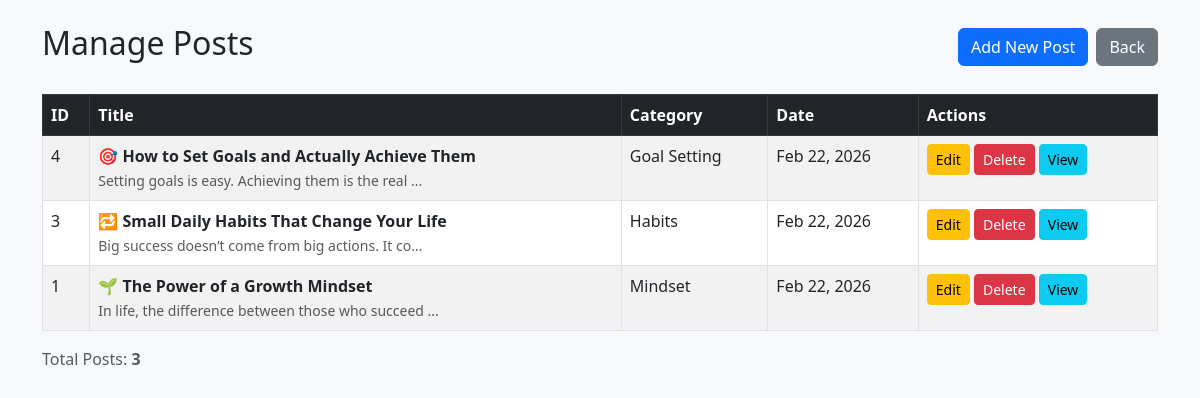
/admin/manage_posts.php, run on the app's committed database.
### tables this page shows
CREATE TABLE `posts` (
  `id` int(11) NOT NULL,
  `title` varchar(255) DEFAULT NULL,
  `content` text DEFAULT NULL,
  `image` varchar(255) DEFAULT NULL,
  `category_id` int(11) DEFAULT NULL,
  `created_at` timestamp NOT NULL DEFAULT current_timestamp()
);

CREATE TABLE `categories` (
  `id` int(11) NOT NULL,
  `name` varchar(100) DEFAULT NULL
);

### admin/manage_posts.php (the view, shortened to what this page needs)
<?php
include '../includes/db.php';
$result = $conn->query("
  SELECT posts.id, posts.title, posts.content, posts.created_at, categories.name AS category_name
  FROM posts
  LEFT JOIN categories ON posts.category_id = categories.id
  ORDER BY posts.id DESC
");
?>
<!DOCTYPE html>
<html lang="en">
<head>
  <link href="https://cdn.jsdelivr.net/npm/bootstrap@5.3.0/dist/css/bootstrap.min.css" rel="stylesheet">
</head>
<body class="bg-light">
  <div class="container mt-4">
    <div class="d-flex justify-content-between align-items-center mb-4">
      <h2>Manage Posts</h2>
      <div class="d-flex">
        <a href="add_post.php" class="btn btn-primary me-2">Add New Post</a>
        <a href="dashboard.php" class="btn btn-secondary">Back</a>
      </div>
    </div>
    <?php if ($result->num_rows > 0): ?>
      <table class="table table-bordered table-striped">
        <thead class="table-dark">
          <tr>
            <th>ID</th>
            <th>Title</th>
            <th>Category</th>
            <th>Date</th>
            <th>Actions</th>
          </tr>
        </thead>
        <tbody>
          <?php while ($row = $result->fetch_assoc()): ?>
            <tr>
              <td><?= $row['id']; ?></td>
              <td>
                <strong><?= htmlspecialchars($row['title']); ?></strong><br>
                <small class="text-muted"><?= substr(strip_tags($row['content']), 0, 50); ?>...</small>
              </td>
              <td><?= $row['category_name'] ?? 'Uncategorized'; ?></td>
              <td><?= date('M d, Y', strtotime($row['created_at'] ?? 'now')); ?></td>
              <td>
                <a href="edit_post.php?id=<?= $row['id']; ?>" class="btn btn-sm btn-warning">Edit</a>
                <a href="delete_post.php?id=<?= $row['id']; ?>" class="btn btn-sm btn-danger"
                  onclick="return confirm('Delete this post?')">Delete</a>
                <a href="view_post.php?id=<?= $row['id']; ?>" class="btn btn-sm btn-info">View</a>
              </td>
            </tr>
          <?php endwhile; ?>
        </tbody>
      </table>
      <p class="text-muted">Total Posts: <strong><?= $result->num_rows; ?></strong></p>
    <?php else: ?>
      <div class="alert alert-info text-center">No posts found. <a href="add_post.php">Create one now</a>.</div>
    <?php endif; ?>
  </div>
</body>
</html>

### data on the page
posts: id "4", title "🎯 How to Set Goals and Actually Achieve Them", content "Setting goals is easy. Achieving them is the real", category.name "Goal Setting", created_at "Feb 22, 2026"
posts: id "3", title "🔁 Small Daily Habits That Change Your Life", content "Big success doesn’t come from big actions. It co", category.name "Habits", created_at "Feb 22, 2026"
posts: id "1", title "🌱 The Power of a Growth Mindset", content "In life, the difference between those who succeed", category.name "Mindset", created_at "Feb 22, 2026"

### other printed values
$result->num_rows "3"
